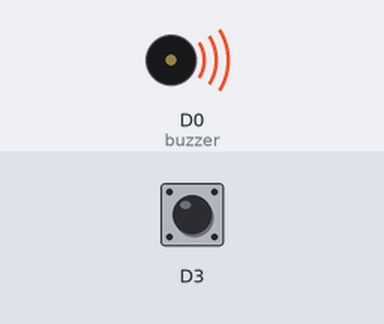
Bench run of a sketch on a simulated ESP8266 (NodeMCU). On the bench: buzzer (waves = sounding, pin HIGH). The test bench sets the inputs (shaded band); at power-on: D3 HIGH.

Above: at 1.2 s.
1.3 s: D3 pulled LOW for 0.15 s
At 1.37 s:
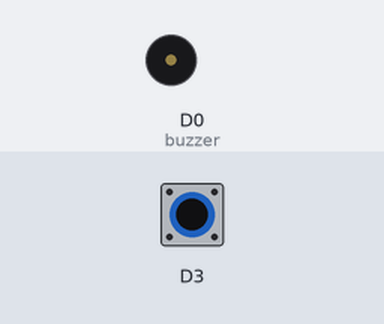
2.9 s: D3 pulled LOW for 3.2 s
At 6.9 s:
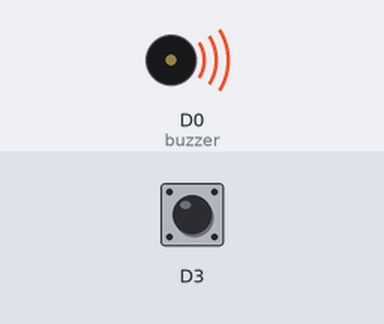
Timing chart, 0 to 8.4 s (numbered marks = the images above; inputs shaded):
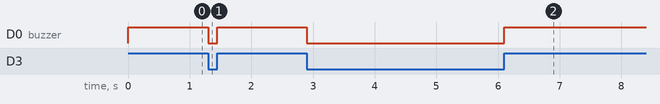

Measured:
- after the input at 1.3 s, D0 (buzzer): HIGH → LOW at once, → HIGH 0.15 s later
- after the input at 2.9 s, D0 (buzzer): HIGH → LOW at once, → HIGH 3.2 s later

The sketch:

uzzer.ino
```cpp
/* Arduino tutorial - Passive Buzzer Module
   More info and circuit: http://www.ardumotive.com
   Dev: Giannis Vasilakis // Date: 12/11/2017  */

int buzzer = 16 ; //d0
void setup ()
{
  pinMode (buzzer, OUTPUT) ;
  //configure pin 2 as an input and enable the internal pull-up resistor
  pinMode(D3, INPUT_PULLUP);
}
void loop ()
{
  //read the pushbutton value into a variable
  int sensorVal = digitalRead(D3);

  if (sensorVal == LOW) {
    //ausgeschaltet
    digitalWrite (buzzer, LOW) ; //no tone
  }else{
    digitalWrite (buzzer, HIGH) ; //send tone
  }
}
```
